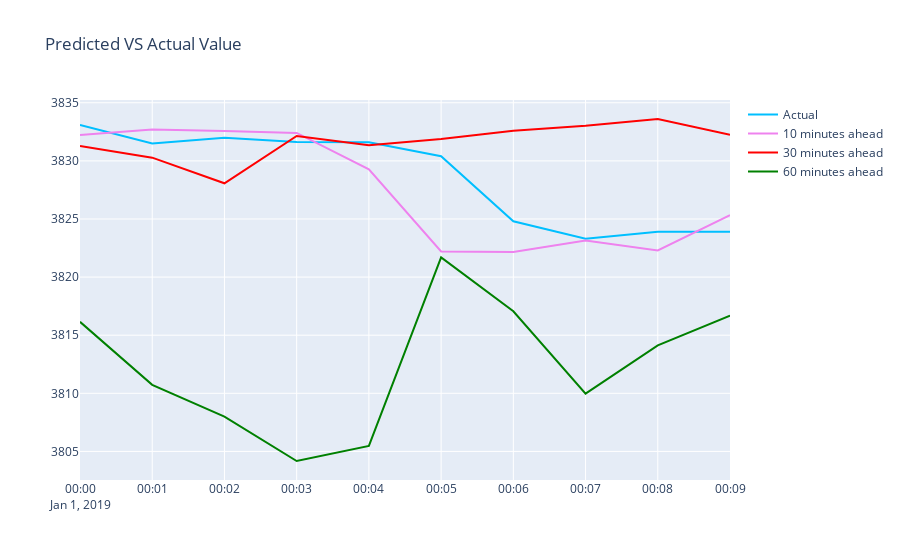

The cell this chart's notebook holds for it:
### Code cell
predctionFig = go.Figure()
predctionFig.add_trace(go.Scatter(x=actual['time'].head(10), y=actual['close'].head(10), name="Actual",mode='lines',
                         line_color='deepskyblue'))
predctionFig.add_trace(go.Scatter(x=df_10min['time'], y=df_10min['close'], name="10 minutes ahead",mode='lines',
                         line_color='violet'))

predctionFig.add_trace(go.Scatter(x=df_30min['time'], y=df_30min['close'], name="30 minutes ahead",mode='lines',
                         line_color='red'))

predctionFig.add_trace(go.Scatter(x=df_60min['time'], y=df_60min['close'], name="60 minutes ahead",mode='lines',
                         line_color='green'))
predctionFig.layout.update(title_text='Predicted VS Actual Value')

predctionFig.show()

### Figure 1 — Plotly figure (JSON) as saved in the notebook; plotly's stock layout.template omitted (floating-point values rounded to 4 significant figures)
{"data": [{"line": {"color": "deepskyblue"}, "mode": "lines", "name": "Actual", "type": "scatter", "x": ["2019-01-01T00:00:00", "2019-01-01T00:01:00", "2019-01-01T00:02:00", "2019-01-01T00:03:00", "2019-01-01T00:04:00", "2019-01-01T00:05:00", "2019-01-01T00:06:00", "2019-01-01T00:07:00", "2019-01-01T00:08:00", "2019-01-01T00:09:00"], "y": [3833.0, 3832.0, 3832, 3832.0, 3832.0, 3830.0, 3825.0, 3823.0, 3824.0, 3824.0]}, {"line": {"color": "violet"}, "mode": "lines", "name": "10 minutes ahead", "type": "scatter", "x": ["2019-01-01T00:00:00", "2019-01-01T00:01:00", "2019-01-01T00:02:00", "2019-01-01T00:03:00", "2019-01-01T00:04:00", "2019-01-01T00:05:00", "2019-01-01T00:06:00", "2019-01-01T00:07:00", "2019-01-01T00:08:00", "2019-01-01T00:09:00"], "y": [3832.0, 3833.0, 3833.0, 3832.0, 3829.0, 3822.0, 3822.0, 3823.0, 3822.0, 3825.0]}, {"line": {"color": "red"}, "mode": "lines", "name": "30 minutes ahead", "type": "scatter", "x": ["2019-01-01T00:00:00", "2019-01-01T00:01:00", "2019-01-01T00:02:00", "2019-01-01T00:03:00", "2019-01-01T00:04:00", "2019-01-01T00:05:00", "2019-01-01T00:06:00", "2019-01-01T00:07:00", "2019-01-01T00:08:00", "2019-01-01T00:09:00"], "y": [3831.0, 3830.0, 3828.0, 3832.0, 3831.0, 3832.0, 3833.0, 3833.0, 3834.0, 3832.0]}, {"line": {"color": "green"}, "mode": "lines", "name": "60 minutes ahead", "type": "scatter", "x": ["2019-01-01T00:00:00", "2019-01-01T00:01:00", "2019-01-01T00:02:00", "2019-01-01T00:03:00", "2019-01-01T00:04:00", "2019-01-01T00:05:00", "2019-01-01T00:06:00", "2019-01-01T00:07:00", "2019-01-01T00:08:00", "2019-01-01T00:09:00"], "y": [3816.0, 3811.0, 3808.0, 3804.0, 3805.0, 3822.0, 3817.0, 3810.0, 3814.0, 3817.0]}], "layout": {"title": {"text": "Predicted VS Actual Value"}}}
